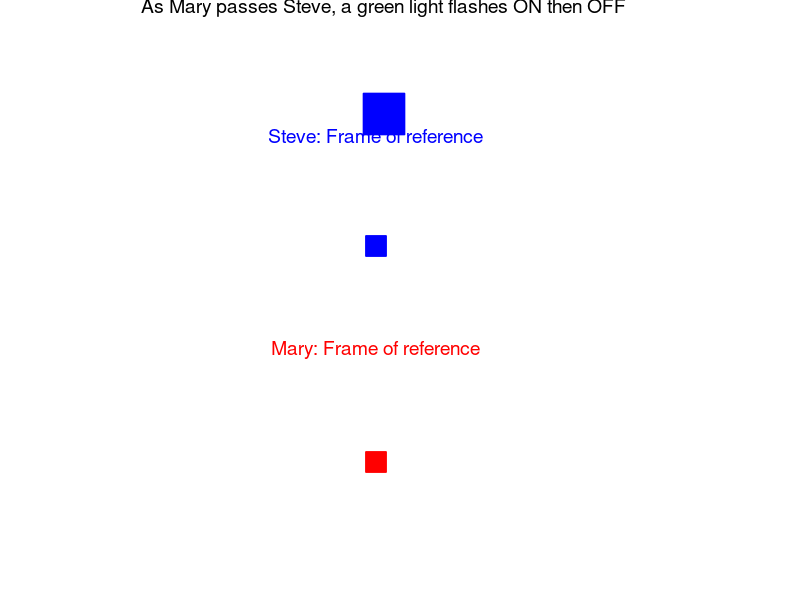

This figure's MATLAB source: (Note: this script raises an error after producing the figure.)
% mpSR03.m
% 190618  Matlab R2018b

% SPECIAL RELATIVITY ANIMATIONS
% Einstein's postulates
% A flash of light as seen by two obserers

% DOING PHYSICS ONLINE 
%    https://d-arora.github.io/Doing-Physics-With-Matlab/
% Scripts
%     http://www.physics.usyd.edu.au/teach_res/mp/mscripts/

% VISUAL PHYSICS ONLINE
%    http://www.physics.usyd.edu.au/teach_res/hsp/sp/spHome.htm

% Documentation
%    http://www.physics.usyd.edu.au/teach_res/hsp/sp/mod72/mod72A.htm

% Ian Cooper  ian.cooper@sydney.edu.au
% School of Physics, University of Sydney

close all
clear
clc

% ANIMATION and GIF file ==============================================

% file name for animated gif   
    ag_name = 'ag_SR.gif'; 
% Delay in seconds before displaying the next image  
    delay = 0.1;
    frame1 = 0;

% SETUP ===============================================================

% Steve: Fixed frame of reference (stationary)
% Mary:  Moving frame of reference (w.r.t Steve's frame)
% Number of time steps
  N = 121;
% Velocity of Mary's frame of reference w.r.t. Steve's frame of reference
  v = 8;
% Speed of light
  c = 13;
% Time in the Steve's frame and time step
  t = linspace(0,18,N);
  dt = t(2) - t(1);
% Position of Mary w.r.t. Steve
  xM = -65 + v.*t;
% limits for X axis
  xMin = -60;
  xMax = 60;
  xLmin = -85;
  xLmax = 85;
% Circle radius
  R = 0;
  
  
% GRAPHICS ============================================================

 figure(1)
   pos = [0.02 0.05 0.3 0.60];
   set(gcf,'Units','normalized')
   set(gcf,'Position',pos)
   set(gcf,'color','w')
    
for cc = 1 : N 
  subplot('position',[0.08,0.75,0.8,0.20])
     xlim([xMin xMax])
     ylim([-1 1])
 % Steve's position    
      xP = 0; yP = -0.4;
      Hplot = plot(xP,yP,'sb');
      set(Hplot,'markerfacecolor','b','markersize',30)
      hold on
     
 % Mary's position  
     xP = xM(cc);  yP = 0.4;    
     Hplot = plot(xP,yP,'sr');
     set(Hplot,'markerfacecolor','r','markersize',30)

% Light flash ON
     if xM(cc) > -10
      xP = 0; yP = 0;
      Hplot = plot(xP,yP,'og');
      set(Hplot,'markerfacecolor','g','markersize',20) 
     end

% Light flash OFF
     if xM(cc) > 10 
      xP = 0; yP = 0;
      Hplot = plot(xP,yP,'ow');
      set(Hplot,'markerfacecolor','w','markersize',20) 
     end
     
     H = title('As Mary passes Steve, a green light flashes ON then OFF'); 
     set(H,'fontweight','normal','fontsize',14)
     axis off
     xlim([xMin xMax])
     ylim([-1 1]) 
     pause(0.1)
     hold off 
 
 % Steve's Frame of reference  ----------------------------------------  
  subplot('position',[0.27,0.44,0.4,0.3])
     xlim([xLmin xLmax])
     ylim([xLmin xLmax])  
     axis square
     box on
 
      xP = 0; yP = 0;
      Hplot = plot(xP,yP,'sb');
      set(Hplot,'markerfacecolor','b','markersize',15)
      axis square
      hold on
      
     if xM(cc) > -10  && R < 125 
         [xP, yP] = circle(R,0,0);
         plot(xP,yP,'g','linewidth',4)  
         xlim([xLmin xLmax])
         ylim([xLmin xLmax]) 
         hold off    
     end 
     
     H = title('Steve: Frame of reference'); 
     set(H,'fontweight','normal','color','b','fontsize',14)
     axis off
     
 % Mary's Frame of reference   ----------------------------------------   
  subplot('position',[0.27,0.08,0.4,0.3])
     xlim([xLmin xLmax])
     ylim([xLmin xLmax])  
     axis square
     box on
 
     xP = 0; yP = 0;
      Hplot = plot(xP,yP,'sr');
      set(Hplot,'markerfacecolor','r','markersize',15)
      axis square
      hold on
     
     if xM(cc) > -10  && R < 125
         [xP, yP] = circle(R,0,0);
         plot(xP,yP,'g','linewidth',4)  
         xlim([xLmin xLmax])
         ylim([xLmin xLmax])  
         hold off
         axis square
         R = R + c*dt;
     end
     
     H = title('Mary: Frame of reference');
     set(H,'fontweight','normal','color','r','fontsize',14)
     
     H = text(50,-90,'mpSR03.m');
     set(H,'fontweight','normal','color','k','fontsize',8)
     
    axis off
    
     frame1 = frame1 + 1;
         frame = getframe(1);
         im = frame2im(frame);
         [imind,cm] = rgb2ind(im,256);
         % On the first loop, create the file. In subsequent loops, append.
         if frame1 == 1
           imwrite(imind,cm,ag_name,'gif','DelayTime',delay,'loopcount',inf);
         else
          imwrite(imind,cm,ag_name,'gif','DelayTime',delay,'writemode','append');
         end
end
  
  function [xP, yP] = circle(aC,xC,yC)
    theta = linspace(0,2*pi,501);
    xP = xC + aC.*cos(theta);
    yP = yC + aC.*sin(theta);
  end
   
